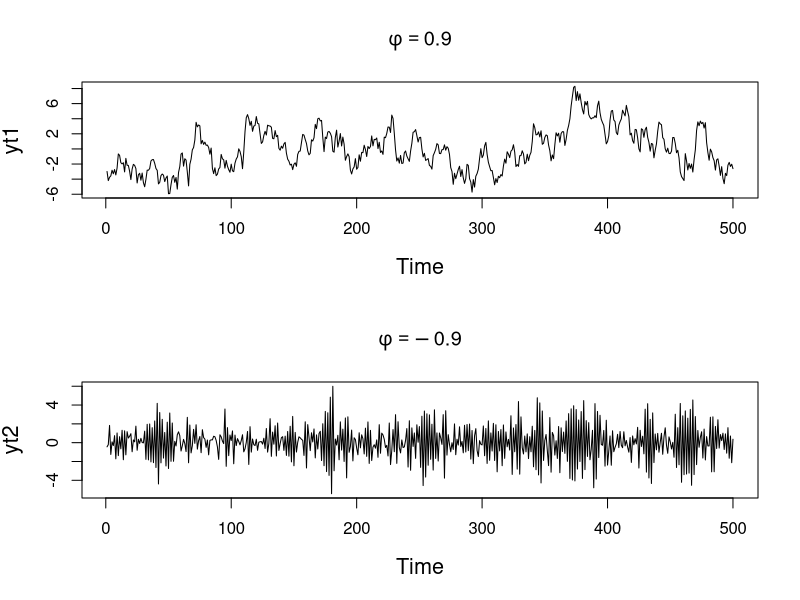
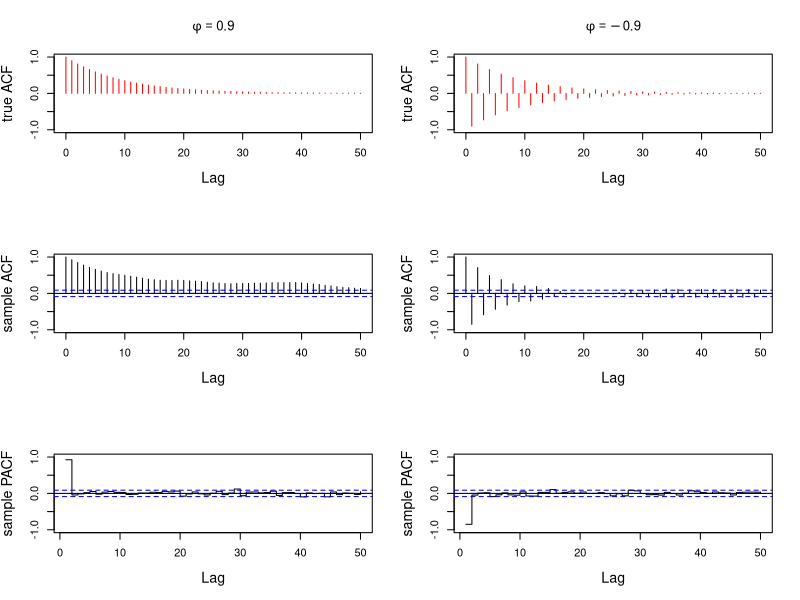

The R source for these figures, in order:
###############################
#####    sample ar(1)     #####
###############################
#
# sample data from 2 ar(1) processes and plot their ACF and PACF functions
#
set.seed(2021)
T=500 # number of time points
#
# sample data from an ar(1) with ar coefficient phi = 0.9 and variance 1
#
v=1.0 # innovation variance
sd=sqrt(v) #innovation stantard deviation
phi1=0.9 # ar coefficient
yt1=arima.sim(n = T, model = list(ar = phi1), sd = sd)

#
# sample data from an ar(1) with ar coefficient phi = -0.9 and variance 1
#
phi2=-0.9 # ar coefficient
yt2=arima.sim(n = T, model = list(ar = phi2), sd = sd)

par(mfrow = c(2, 1), cex.lab = 1.3)
plot(yt1,main=expression(phi==0.9))
plot(yt2,main=expression(phi==-0.9))

par(mfrow = c(3, 2), cex.lab = 1.3)
lag.max=50 # max lag
#
## plot true ACFs for both processes
#
cov_0=sd^2/(1-phi1^2) # compute auto-covariance at h=0
cov_h=phi1^(0:lag.max)*cov_0 # compute auto-covariance at h
plot(0:lag.max, cov_h/cov_0, pch = 1, type = 'h', col = 'red',
     ylab = "true ACF", xlab = "Lag",ylim=c(-1,1), main=expression(phi==0.9))

cov_0=sd^2/(1-phi2^2) # compute auto-covariance at h=0
cov_h=phi2^(0:lag.max)*cov_0 # compute auto-covariance at h
# Plot autocorrelation function (ACF)
plot(0:lag.max, cov_h/cov_0, pch = 1, type = 'h', col = 'red',
     ylab = "true ACF", xlab = "Lag",ylim=c(-1,1),main=expression(phi==-0.9))

## plot sample ACFs for both processes
#
acf(yt1, lag.max = lag.max, type = "correlation", ylab = "sample ACF",
    lty = 1, ylim = c(-1, 1), main = " ")
acf(yt2, lag.max = lag.max, type = "correlation", ylab = "sample ACF",
    lty = 1, ylim = c(-1, 1), main = " ")
## plot sample PACFs for both processes
#
pacf(yt1, lag.max = lag.max, type = "sample PACF", ylab = "sample PACF",
    lty = 1, ylim = c(-1, 1), main = " ")
pacf(yt2, lag.max = lag.max, type = "sample PACF", ylab = "sample PACF",
    lty = 1, ylim = c(-1, 1), main = " ")